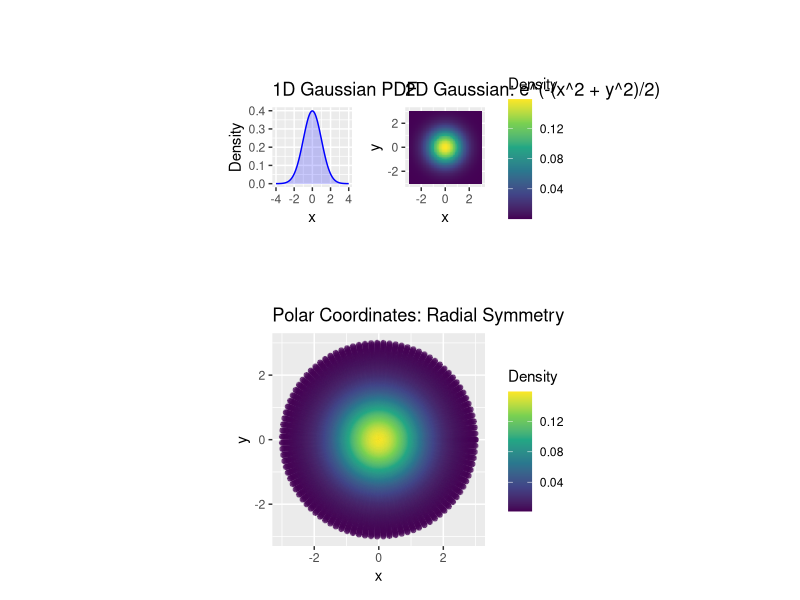
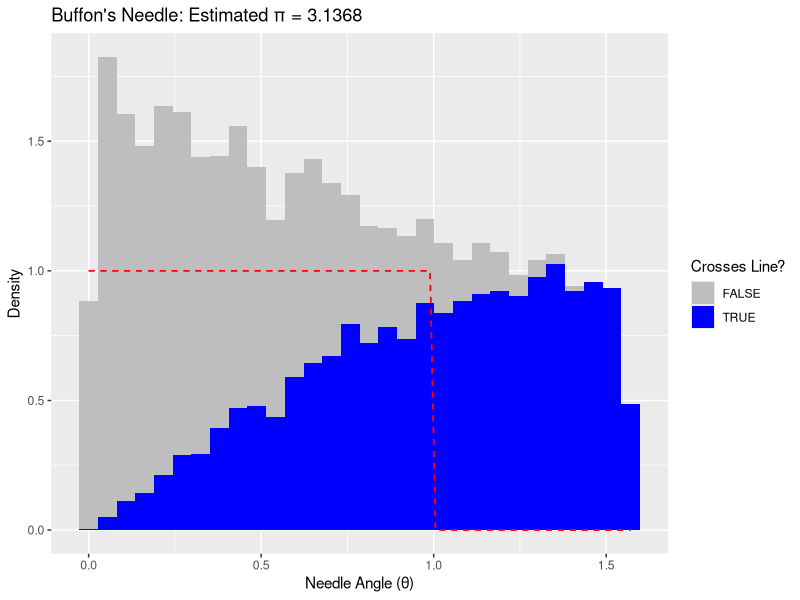

These figures' R source, in order:
library(tidyverse)
library(patchwork)

# 1D Gaussian
p1 <- tibble(x = seq(-4, 4, length.out = 1000)) %>%
  mutate(density = dnorm(x)) %>%
  ggplot(aes(x, density)) +
  geom_line(color = "blue") +
  geom_ribbon(aes(ymin = 0, ymax = density), fill = "blue", alpha = 0.2) +
  labs(title = "1D Gaussian PDF", x = "x", y = "Density") +
  theme(aspect.ratio = 1)

# 2D Gaussian (radially symmetric)
grid <- expand_grid(
  x = seq(-3, 3, length.out = 100),
  y = seq(-3, 3, length.out = 100)
) %>%
  mutate(z = dnorm(x) * dnorm(y))

p2 <- ggplot(grid, aes(x, y, fill = z)) +
  geom_tile() +
  scale_fill_viridis_c() +
  coord_fixed() +
  labs(title = "2D Gaussian: e^(-(x^2 + y^2)/2)", fill = "Density") +
  theme(aspect.ratio = 1)

# Polar coordinates visualization
theta <- seq(0, 2 * pi, length.out = 100)
r <- seq(0, 3, length.out = 100)
polar_grid <- expand_grid(r = r, theta = theta) %>%
  mutate(x = r * cos(theta), y = r * sin(theta), z = dnorm(x) * dnorm(y))

p3 <- ggplot(polar_grid, aes(x, y, color = z)) +
  geom_point(alpha = 0.5) +
  scale_color_viridis_c() +
  coord_fixed() +
  labs(title = "Polar Coordinates: Radial Symmetry", color = "Density") +
  theme(aspect.ratio = 1)

# Combine plots
(p1 + p2) / p3


set.seed(123)
n_trials <- 10000
L <- 1
D <- 1

theta <- runif(n_trials, 0, pi / 2)
y <- runif(n_trials, 0, D / 2)
crosses <- y < (L / 2) * sin(theta)
pi_estimate <- 2 * L / (mean(crosses) * D)

# Plot needle orientations
tibble(theta = theta, crosses = crosses) %>%
  ggplot(aes(x = theta, fill = crosses)) +
  geom_histogram(bins = 30, aes(y = ..density..)) +
  stat_function(
    fun = dbeta,
    args = list(shape1 = 1, shape2 = 1),
    color = "red",
    linetype = "dashed"
  ) +
  labs(
    title = paste("Buffon's Needle: Estimated π =", round(pi_estimate, 4)),
    x = "Needle Angle (θ)",
    y = "Density",
    fill = "Crosses Line?"
  ) +
  scale_fill_manual(values = c("TRUE" = "blue", "FALSE" = "gray"))
